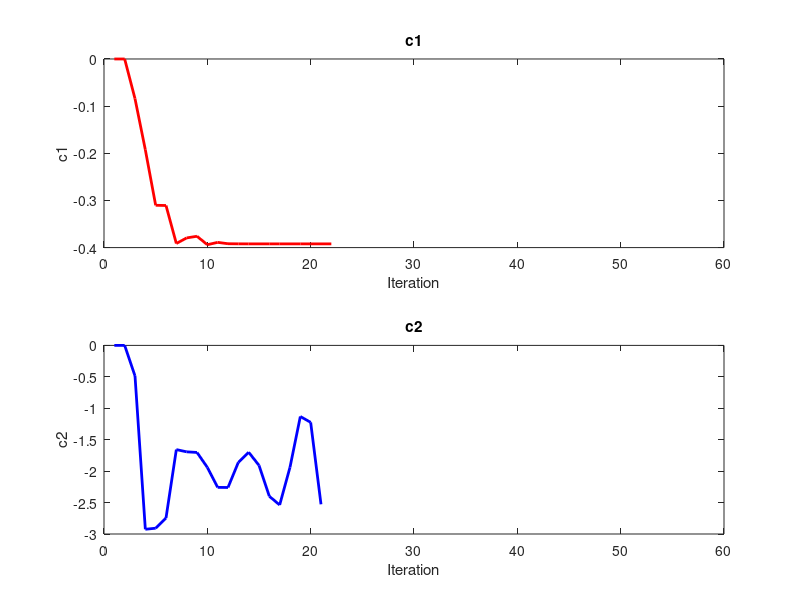

Reproduce this figure in MATLAB.
clear ;
clc;
iter=60;

% Adaptive Control Parameters
c1_hat = zeros(1, iter); % Define c1
c2_hat = zeros(1, iter); % Define c2
ec1=zeros(1, iter);
ec2=zeros(1, iter);
e = zeros(2, iter);
P = eye(2); % Define P with correct size
y=zeros(4,iter);

C_hat=zeros(2,4,iter);
theta=zeros(2,4,iter);
% Initial conditions
x_p = zeros(2,iter); % State of system 1
x_m = zeros(2,iter); % State of system 1

x_p(:, 1) = [1;2]; % State of system 1
x_m(:, 1) = [1.1;2]; % State of system 1

% Set initial conditions for x_p and x_m
F = zeros(2, 4, iter); % Initialize F with correct size
phi=zeros(2,3,iter);


%syms('a21','a12','b1','b2');
u=1; 
lambda=1;
ec1(2)=2;
ec2(2)=2;

A=[0.5,0.1;0.1,0.5];
% Simulation
for k = 2:iter
    
    c1_hat(k)=C_hat(1,3,k);
    c2_hat(k)=C_hat(2,4,k);

    C=[0.5,0.1,c1_hat(k)-ec1(k),0; 0.1,0.5,0,c2_hat(k)-ec2(k)];

    if k==2
       C_hat(:,:,k)= [0.5,0.1,0, c1_hat(k); 0.1,0.5,0,c2_hat(k)];
       theta(:,:,k)=[C_hat(:,:,k)-C];
    end
    % System matrices for system 
    
    y(:,k-1)= [x_p(1, k-1); x_p(2, k-1); cos(x_p(2,k-1))*u;x_p(1,k-1)^3*u]; % Correct indexing
    
    % System 1 dynamics
    U=[cos(x_p(2,k-1))*u;x_p(1,k-1)^3*u];
    x_p(:, k) = C * y(:,k-1);
    x_m(:, k) = C_hat(:,:,k)* y(:,k-1);
    
    % Parameter error
    e(:, k) = x_m(:, k) - x_p(:, k);

    % Update parameter estimate
    F(:,:, k) = (1.5*P*e(:, k)* y(:,k-1)')/(lambda*y(:, k-1)' * y(:, k-1));

    %F_k = squeeze(F(:, :, k+1));
    C_hat(:,:, k+1) = C_hat(:,:, k)- F(:,:, k);
    theta(:,:,k+1)=theta(:,:,k)-F(:,:,k);

    % c1_hat(k+1)=C_hat(1,3,k+1);
    % c2_hat(k+1)=C_hat(2,4,k+1);
    
    ec1(k+1)=theta(1,3,k);
    ec2(k+1)=theta(2,4,k);
    % C_hat(1,1,k+1)=0.5;
    % C_hat(2,1,k+1)=0.1;
    % C_hat(1,2,k+1)=0.1;
    % C_hat(2,2,k+1)=0.5;
end

C_hat
%% Plotting the errors
figure;
subplot(2, 1, 1);
plot(1:iter, c1_hat(:), 'r', 'LineWidth', 2);
title('c1');
xlabel('Iteration');
ylabel('c1');

subplot(2, 1, 2);
plot(1:iter, c2_hat(:), 'b', 'LineWidth', 2);
title('c2');
xlabel('Iteration');
ylabel('c2');
